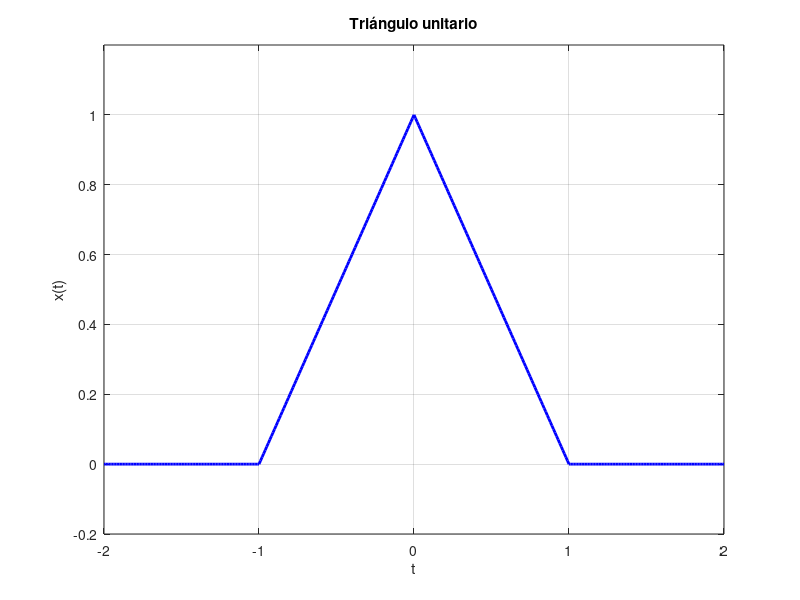

Write MATLAB code to recreate this figure.
% Triángulo unitario x(t) en Octave

t = -2:0.01:2; % Rango de tiempo
x = zeros(size(t)); % Inicializa el vector de salida

% Condiciones por tramos
x((t > -1) & (t < 0)) = t((t > -1) & (t < 0)) + 1;
x((t >= 0) & (t < 1)) = 1 - t((t >= 0) & (t < 1));

% Graficar
plot(t, x, 'b', 'LineWidth', 2);
xlabel('t');
ylabel('x(t)');
title('Triángulo unitario');
grid on;
axis([-2 2 -0.2 1.2]);